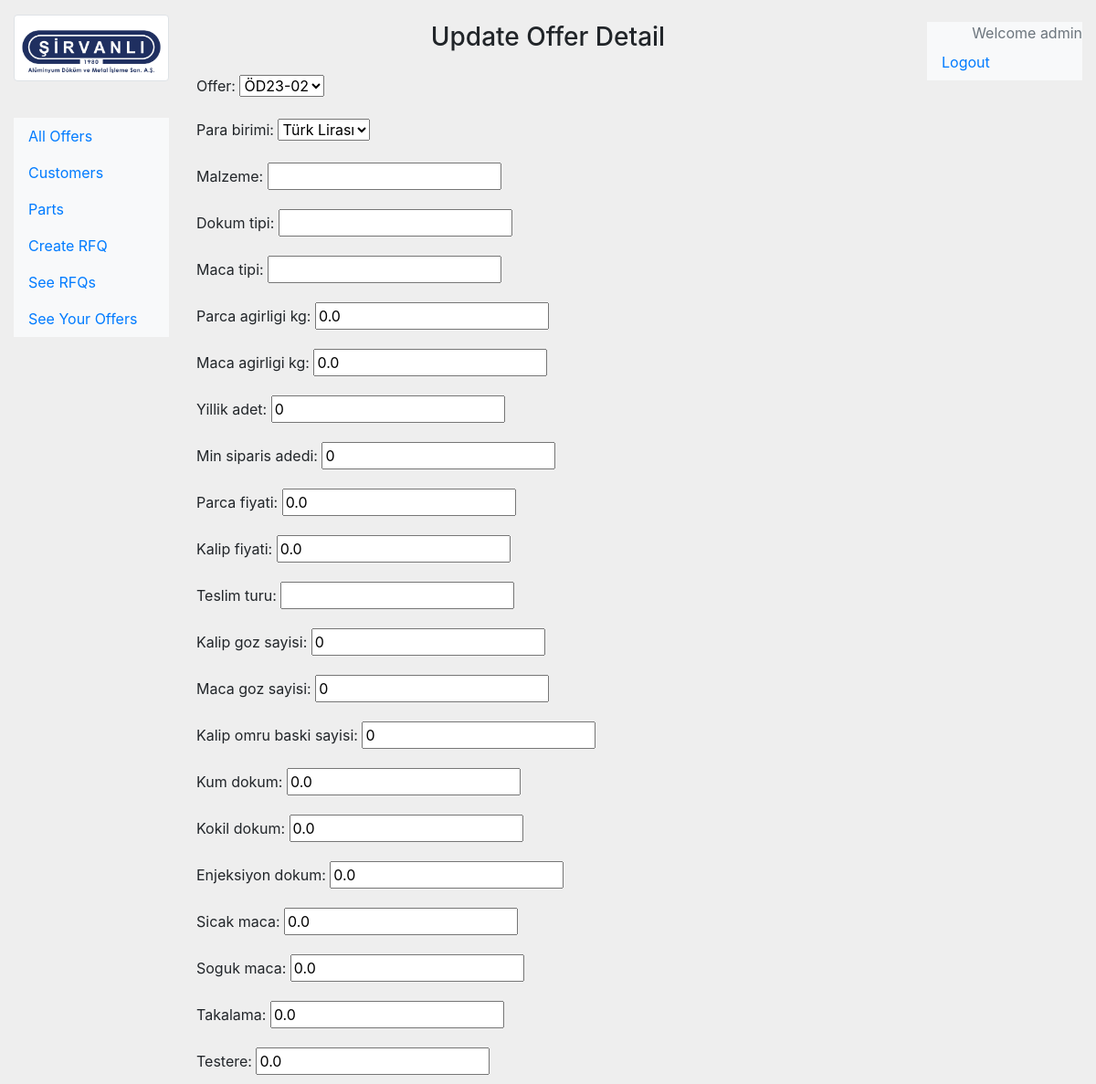
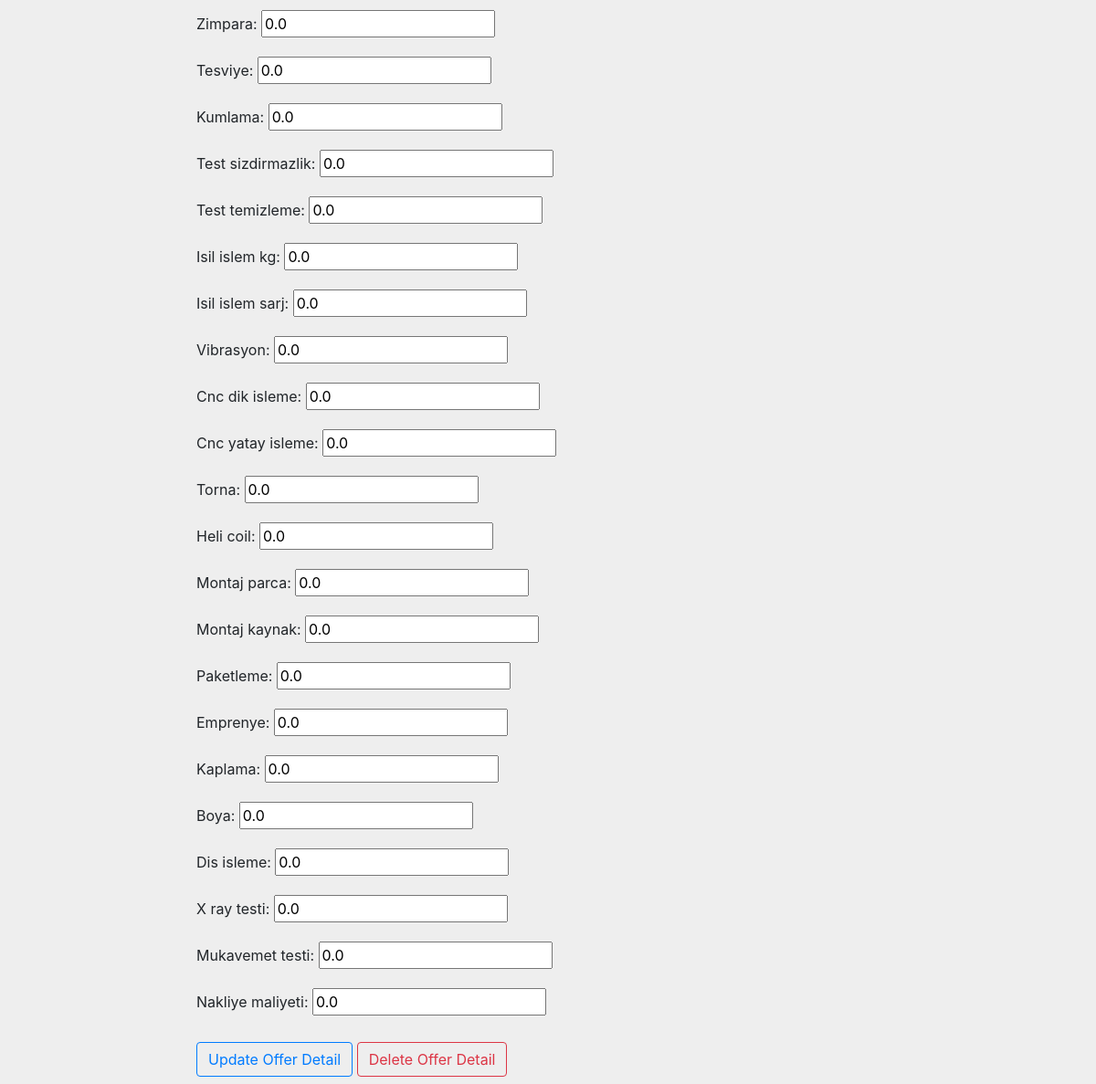
Page /update-offer-detail/189 (signed in) on the committed database (2 pictures, top to bottom).
### offer/models.py (models this page shows)
class OfferDetail(models.Model):
    offer = models.ForeignKey(Offer, on_delete=models.CASCADE)
    para_birimi = models.CharField(max_length=25, choices=(
        ('EUR', 'Euro'),
        ('TL', 'Türk Lirası'),
        ('USD', 'Dollar')
    ), default="TL"
    )
    malzeme = models.CharField(max_length=100, blank=True, null=True)
    dokum_tipi = models.CharField(max_length=100, blank=True, null=True)
    maca_tipi = models.CharField(max_length=100, blank=True, null=True)
    parca_agirligi_kg = models.FloatField(default = 0, blank=True, null=True)
    maca_agirligi_kg = models.FloatField(default = 0, blank=True, null=True)
    yillik_adet = models.PositiveIntegerField(default = 0, blank=True, null=True)
    min_siparis_adedi = models.PositiveIntegerField(default = 0, blank=True, null=True)
    parca_fiyati = models.FloatField(default = 0, blank=True, null=True)
    kalip_fiyati = models.FloatField(default = 0, blank=True, null=True)
    teslim_turu = models.CharField(max_length=100, blank=True, null=True)
    kalip_goz_sayisi = models.PositiveIntegerField(default = 0, blank=True, null=True)
    maca_goz_sayisi = models.PositiveIntegerField(default = 0, blank=True, null=True)
    kalip_omru_baski_sayisi = models.PositiveIntegerField(default = 0, blank=True, null=True)
    kum_dokum = models.FloatField(default = 0, blank=True, null=True)
    kokil_dokum = models.FloatField(default = 0, blank=True, null=True)
    enjeksiyon_dokum = models.FloatField(default = 0, blank=True, null=True)
    sicak_maca = models.FloatField(default = 0, blank=True, null=True)
    soguk_maca = models.FloatField(default = 0, blank=True, null=True)
    takalama = models.FloatField(default = 0, blank=True, null=True)
    testere = models.FloatField(default = 0, blank=True, null=True)
    zimpara = models.FloatField(default = 0, blank=True, null=True)
    tesviye = models.FloatField(default = 0, blank=True, null=True)
    kumlama = models.FloatField(default = 0, blank=True, null=True)
    test_sizdirmazlik = models.FloatField(default = 0, blank=True, null=True)
    test_temizleme = models.FloatField(default = 0, blank=True, null=True)
    isil_islem_kg = models.FloatField(default = 0, blank=True, null=True)
    isil_islem_sarj = models.FloatField(default = 0, blank=True, null=True)
    vibrasyon = models.FloatField(default = 0, blank=True, null=True)
    cnc_dik_isleme = models.FloatField(default = 0, blank=True, null=True)
    cnc_yatay_isleme = models.FloatField(default = 0, blank=True, null=True)
    torna = models.FloatField(default = 0, blank=True, null=True)
    heli_coil = models.FloatField(default = 0, blank=True, null=True)
    montaj_parca = models.FloatField(default = 0, blank=True, null=True)
    montaj_kaynak = models.FloatField(default = 0, blank=True, null=True)
    paketleme = models.FloatField(default = 0, blank=True, null=True)
    emprenye = models.FloatField(default = 0, blank=True, null=True)
    kaplama = models.FloatField(default = 0, blank=True, null=True)
    boya = models.FloatField(default = 0, blank=True, null=True)
    dis_isleme = models.FloatField(default = 0, blank=True, null=True)
    x_ray_testi = models.FloatField(default = 0, blank=True, null=True)
    mukavemet_testi = models.FloatField(default = 0, blank=True, null=True)
    nakliye_maliyeti = models.FloatField(default = 0, blank=True, null=True)

### offer/views.py (the view)
# urls.py: path("update-offer-detail/<int:id>", views.update_offer_detail_view, name = "update-offer-detail"),
@login_required(login_url='/user/login')
def update_offer_detail_view(request, id):
    offer = get_object_or_404(Offer, id=id)
    offer_detail = OfferDetail.objects.get(offer=offer)
    if request.method == "POST":
        form = CreateOfferDetailForm(request.POST, instance=offer_detail)
        if form.is_valid():
            form.save()
            return redirect('user-offer', id = request.user.id)
    else:
        form = CreateOfferDetailForm(instance=offer_detail)
    context = {'form':form, 'offer_detail':offer_detail}
    return render(request, 'offer/update-offer-detail.html', context)

### offer/forms.py
class CreateOfferDetailForm(forms.ModelForm):
    class Meta:
        model = OfferDetail
        fields = '__all__'

### offer/models.py (called while the page is built)
    def __str__(self):
        return self.offer_no

### offer/templates/offer/update-offer-detail.html (shortened to what this page needs)
{% extends 'base.html' %}
{% block content %}
    <h3 class="text-center my-4">Update Offer Detail</h3>
    <form action="" method="post" class="form">
        {{form.as_p}}
        <button type="submit" class="btn btn-outline-primary my-2">
            Update Offer Detail
        </button>
       <a href="{% url 'delete-offer-detail' offer_detail.id %}" class="btn btn-outline-danger my-2">
            Delete Offer Detail
       </a>
    </form>
{% endblock content %}

### templates/right-navbar.html (shortened to what this page needs)
<nav id="sidebar" class="c d-md-block bg-light sidebar my-4">
    <ul class="nav flex-column">
    {% if user.is_authenticated %}
    <div class="text-right text-muted">Welcome {{request.user}}</div>
    <li class="nav-item">
        <a class="nav-link" href="{% url 'logout' %}">
            Logout
        </a>
    </li>
    {% endif %}
    </ul>
</nav>

### templates/base.html (style rules this page uses)
body { background-color: #EEEEEE; margin: 0; padding: 0; }

### rows in the picture
OfferDetail: offer "ÖD23-02", para_birimi "Türk Lirası", parca_agirligi_kg "0.0", maca_agirligi_kg "0.0", yillik_adet "0", min_siparis_adedi "0", parca_fiyati "0.0", kalip_fiyati "0.0", kalip_goz_sayisi "0", maca_goz_sayisi "0", kalip_omru_baski_sayisi "0", kum_dokum "0.0", kokil_dokum "0.0", enjeksiyon_dokum "0.0", sicak_maca "0.0", soguk_maca "0.0", takalama "0.0", testere "0.0", zimpara "0.0", tesviye "0.0", kumlama "0.0", test_sizdirmazlik "0.0", test_temizleme "0.0", isil_islem_kg "0.0", isil_islem_sarj "0.0", vibrasyon "0.0", cnc_dik_isleme "0.0", cnc_yatay_isleme "0.0", torna "0.0", heli_coil "0.0", montaj_parca "0.0", montaj_kaynak "0.0", paketleme "0.0", emprenye "0.0", kaplama "0.0", boya "0.0", dis_isleme "0.0", x_ray_testi "0.0", mukavemet_testi "0.0", nakliye_maliyeti "0.0"

### other values in the picture
{{ request.user }} "admin"
